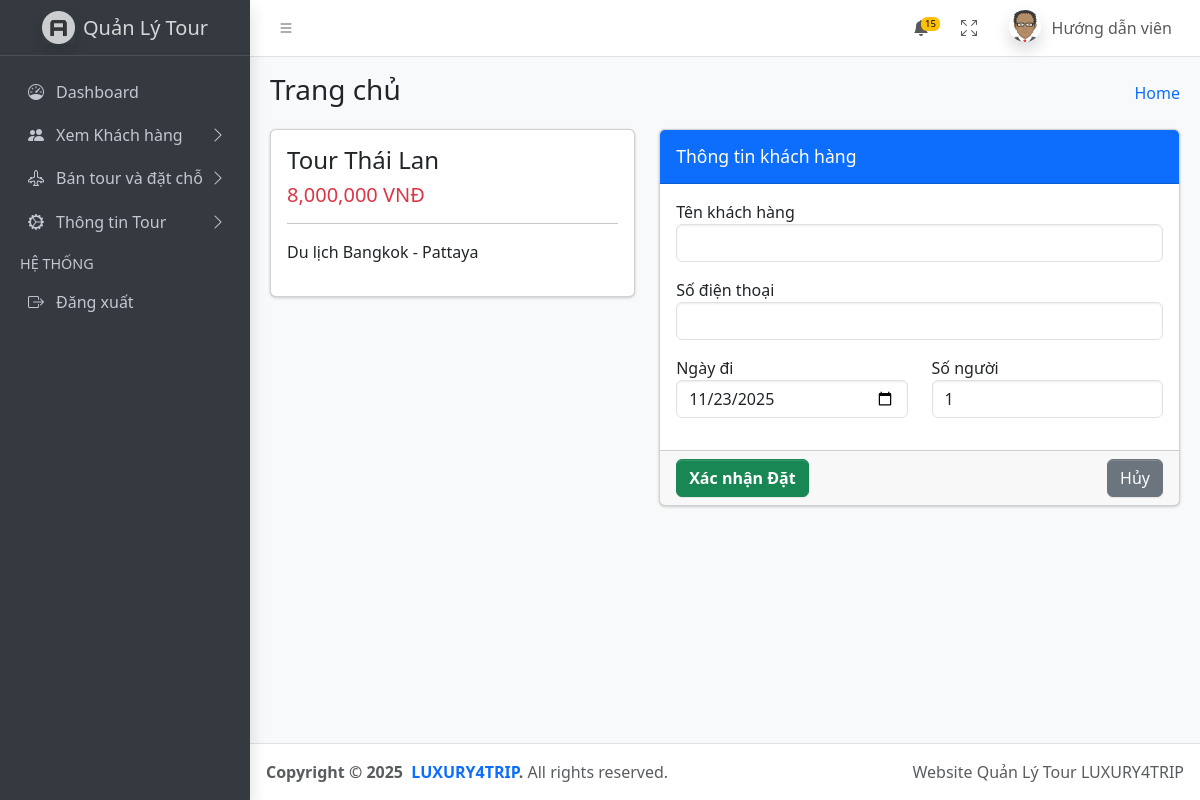
Page /tours/detail?id=2 (signed in) on the committed database.
### tables this page shows
CREATE TABLE `tours` (
  `id` bigint(20) NOT NULL,
  `name` varchar(255) NOT NULL,
  `description` text DEFAULT NULL,
  `category_id` bigint(20) DEFAULT NULL,
  `schedule` longtext DEFAULT NULL CHECK (json_valid(`schedule`)),
  `images` longtext DEFAULT NULL CHECK (json_valid(`images`)),
  `prices` longtext DEFAULT NULL CHECK (json_valid(`prices`)),
  `policies` longtext DEFAULT NULL CHECK (json_valid(`policies`)),
  `suppliers` longtext DEFAULT NULL CHECK (json_valid(`suppliers`)),
  `price` decimal(15,2) DEFAULT NULL,
  `status` tinyint(4) NOT NULL,
  `created_at` timestamp NOT NULL DEFAULT current_timestamp(),
  `updated_at` timestamp NOT NULL DEFAULT current_timestamp() ON UPDATE current_timestamp()
);

### src/controllers/TourController.php (called while the page is built, shortened)
<?php
require_once __DIR__ . '/../models/Tour.php';
class TourController {
    public function detail() {
        $id = $_GET['id'] ?? 0;
        $tour = (new Tour())->getById($id);
        view('tours.detail', ['tour' => $tour, 'title' => 'Đặt Tour']);
    }
}

### src/models/Tour.php (called while the page is built, shortened)
<?php
class Tour {
    public function getById($id) {
        $db = getDB();
        $stmt = $db->prepare("SELECT * FROM tours WHERE id = :id");
        $stmt->execute(['id' => $id]);
        return $stmt->fetch();
    }
    }

### views/tours/detail.php (the view, shortened to what this page needs)
<div class="row">
    <div class="col-md-5">
        <div class="card">
            <div class="card-body">
                <h4><?= htmlspecialchars($tour['name']) ?></h4>
                <h5 class="text-danger"><?= number_format($tour['price']) ?> VNĐ</h5>
                <hr>
                <p><?= htmlspecialchars($tour['description']) ?></p>
            </div>
        </div>
    </div>
    <div class="col-md-7">
        <div class="card card-primary">
            <div class="card-header">
                <h3 class="card-title">Thông tin khách hàng</h3>
            </div>
            <form action="<?= BASE_URL ?>booking/store" method="POST">
                <div class="card-body">
                    <div class="mb-3">
                        <label>Tên khách hàng</label>
                        <input type="text" name="fullname" class="form-control" required>
                    </div>
                    <div class="mb-3">
                        <label>Số điện thoại</label>
                        <input type="text" name="phone" class="form-control" required>
                    </div>
                    <div class="row">
                        <div class="col-6 mb-3">
                            <label>Ngày đi</label>
                            <input type="date" name="start_date" class="form-control" value="<?= date('Y-m-d') ?>">
                        </div>
                        <div class="col-6 mb-3">
                            <label>Số người</label>
                            <input type="number" name="people" class="form-control" value="1" min="1">
                        </div>
                    </div>
                </div>
                <div class="card-footer">
                    <button type="submit" class="btn btn-success fw-bold">Xác nhận Đặt</button>
                    <a href="<?= BASE_URL ?>tours" class="btn btn-secondary float-end">Hủy</a>
                </div>
            </form>
        </div>
    </div>
</div>

### rows in the picture
tours: name "Tour Thái Lan", price "8,000,000", description "Du lịch Bangkok - Pattaya"

### other values in the picture
$currentUser->name "Hướng dẫn viên"
$pageTitle "Trang chủ"
